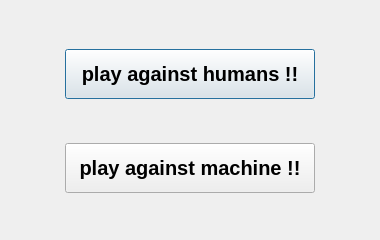
<?xml version="1.0" encoding="UTF-8"?>
<ui version="4.0">
 <class>playMode</class>
 <widget class="QDialog" name="playMode">
  <property name="geometry">
   <rect>
    <x>0</x>
    <y>0</y>
    <width>380</width>
    <height>240</height>
   </rect>
  </property>
  <property name="minimumSize">
   <size>
    <width>380</width>
    <height>240</height>
   </size>
  </property>
  <property name="maximumSize">
   <size>
    <width>380</width>
    <height>240</height>
   </size>
  </property>
  <property name="windowTitle">
   <string>Dialog</string>
  </property>
  <layout class="QGridLayout" name="gridLayout_2">
   <item row="0" column="0">
    <layout class="QGridLayout" name="gridLayout">
     <item row="0" column="0">
      <layout class="QVBoxLayout" name="verticalLayout_3">
       <item>
        <spacer name="verticalSpacer_2">
         <property name="orientation">
          <enum>Qt::Vertical</enum>
         </property>
         <property name="sizeHint" stdset="0">
          <size>
           <width>20</width>
           <height>40</height>
          </size>
         </property>
        </spacer>
       </item>
       <item>
        <layout class="QVBoxLayout" name="verticalLayout_2">
         <item>
          <layout class="QVBoxLayout" name="verticalLayout">
           <item>
            <layout class="QHBoxLayout" name="horizontalLayout">
             <item>
              <spacer name="horizontalSpacer">
               <property name="orientation">
                <enum>Qt::Horizontal</enum>
               </property>
               <property name="sizeHint" stdset="0">
                <size>
                 <width>40</width>
                 <height>20</height>
                </size>
               </property>
              </spacer>
             </item>
             <item>
              <widget class="QPushButton" name="startNet">
               <property name="minimumSize">
                <size>
                 <width>250</width>
                 <height>50</height>
                </size>
               </property>
               <property name="maximumSize">
                <size>
                 <width>100</width>
                 <height>50</height>
                </size>
               </property>
               <property name="font">
                <font>
                 <pointsize>15</pointsize>
                 <weight>75</weight>
                 <bold>true</bold>
                </font>
               </property>
               <property name="text">
                <string>play against humans !!</string>
               </property>
              </widget>
             </item>
             <item>
              <spacer name="horizontalSpacer_4">
               <property name="orientation">
                <enum>Qt::Horizontal</enum>
               </property>
               <property name="sizeHint" stdset="0">
                <size>
                 <width>40</width>
                 <height>20</height>
                </size>
               </property>
              </spacer>
             </item>
            </layout>
           </item>
           <item>
            <spacer name="verticalSpacer">
             <property name="orientation">
              <enum>Qt::Vertical</enum>
             </property>
             <property name="sizeHint" stdset="0">
              <size>
               <width>20</width>
               <height>40</height>
              </size>
             </property>
            </spacer>
           </item>
          </layout>
         </item>
         <item>
          <layout class="QHBoxLayout" name="horizontalLayout_2">
           <item>
            <spacer name="horizontalSpacer_3">
             <property name="orientation">
              <enum>Qt::Horizontal</enum>
             </property>
             <property name="sizeHint" stdset="0">
              <size>
               <width>40</width>
               <height>20</height>
              </size>
             </property>
            </spacer>
           </item>
           <item>
            <widget class="QPushButton" name="startAi">
             <property name="minimumSize">
              <size>
               <width>250</width>
               <height>50</height>
              </size>
             </property>
             <property name="maximumSize">
              <size>
               <width>250</width>
               <height>50</height>
              </size>
             </property>
             <property name="font">
              <font>
               <pointsize>15</pointsize>
               <weight>75</weight>
               <bold>true</bold>
              </font>
             </property>
             <property name="text">
              <string>play against machine !!</string>
             </property>
            </widget>
           </item>
           <item>
            <spacer name="horizontalSpacer_2">
             <property name="orientation">
              <enum>Qt::Horizontal</enum>
             </property>
             <property name="sizeHint" stdset="0">
              <size>
               <width>40</width>
               <height>20</height>
              </size>
             </property>
            </spacer>
           </item>
          </layout>
         </item>
        </layout>
       </item>
      </layout>
     </item>
     <item row="1" column="0">
      <spacer name="verticalSpacer_3">
       <property name="orientation">
        <enum>Qt::Vertical</enum>
       </property>
       <property name="sizeHint" stdset="0">
        <size>
         <width>20</width>
         <height>40</height>
        </size>
       </property>
      </spacer>
     </item>
    </layout>
   </item>
  </layout>
 </widget>
 <resources/>
 <connections/>
</ui>
